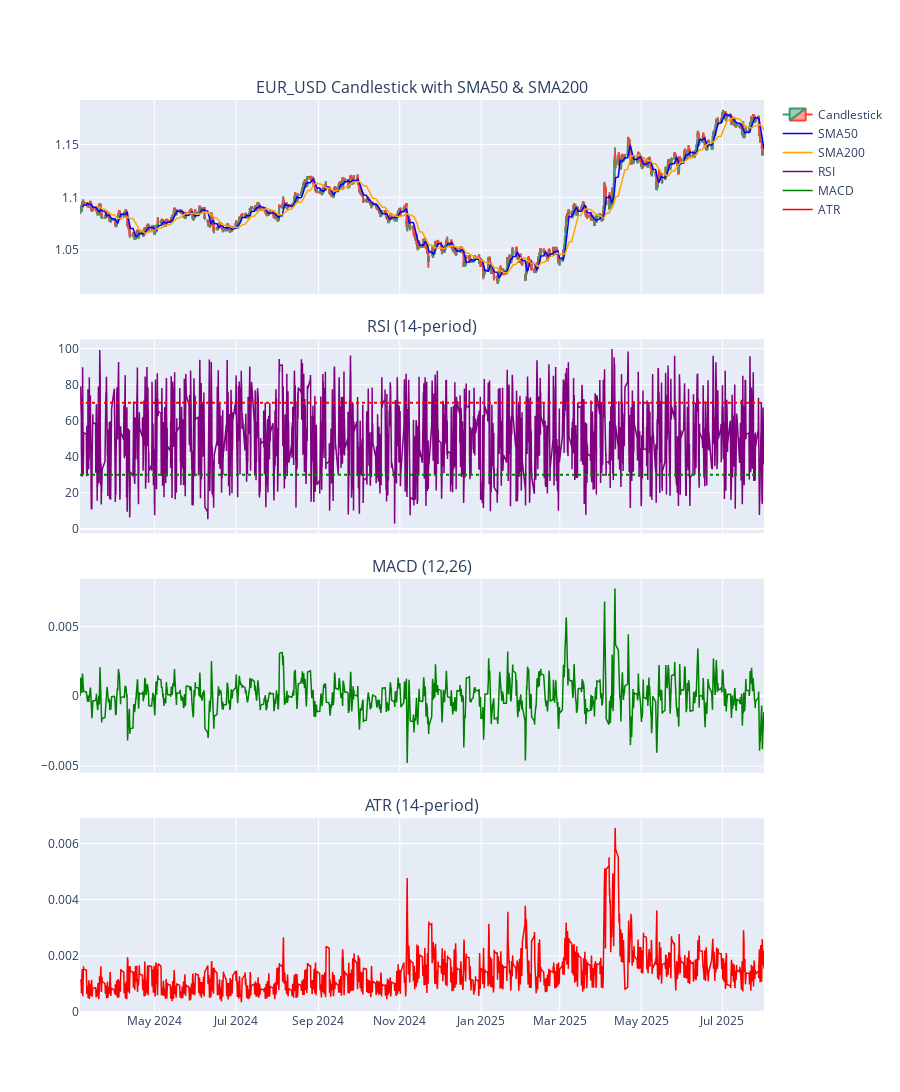

Notebook source saved alongside this figure:
### Markdown cell above
## Section 2: Feature Engineering on Sample Pair
Next, we will:
1. Compute **technical indicators** for ML:
   - SMA50 / SMA200 (trend)
   - RSI (momentum)
   - MACD (trend & momentum)
   - ATR (volatility)
2. Visualize **one comprehensive chart** with:
   - Candlestick + SMA50/SMA200
   - RSI
   - MACD
   - ATR
3. Show a **table of last 10 rows** including indicators

### Code cell
import plotly.graph_objects as go
from plotly.subplots import make_subplots
from src.data_preprocessing import add_indicators

# Add technical indicators
df_features = add_indicators(df_clean)

# Create a 4-row subplot
fig = make_subplots(
    rows=4, cols=1,
    shared_xaxes=True,
    vertical_spacing=0.05,
    subplot_titles=(
        f"{sample_pair} Candlestick with SMA50 & SMA200",
        "RSI (14-period)",
        "MACD (12,26)",
        "ATR (14-period)"
    )
)

# Row 1: Candlestick + SMA
fig.add_trace(go.Candlestick(
    x=df_features['timestamp'],
    open=df_features['open'],
    high=df_features['high'],
    low=df_features['low'],
    close=df_features['close'],
    name='Candlestick'
), row=1, col=1)

fig.add_trace(go.Scatter(
    x=df_features['timestamp'], y=df_features['SMA50'],
    line=dict(color='blue', width=1.5), name='SMA50'
), row=1, col=1)

fig.add_trace(go.Scatter(
    x=df_features['timestamp'], y=df_features['SMA200'],
    line=dict(color='orange', width=1.5), name='SMA200'
), row=1, col=1)

# Row 2: RSI
fig.add_trace(go.Scatter(
    x=df_features['timestamp'], y=df_features['RSI'],
    line=dict(color='purple', width=1.5), name='RSI'
), row=2, col=1)
fig.add_hline(y=70, line_dash="dot", line_color="red", row=2, col=1)
fig.add_hline(y=30, line_dash="dot", line_color="green", row=2, col=1)

# Row 3: MACD
fig.add_trace(go.Scatter(
    x=df_features['timestamp'], y=df_features['MACD'],
    line=dict(color='green', width=1.5), name='MACD'
), row=3, col=1)

# Row 4: ATR
fig.add_trace(go.Scatter(
    x=df_features['timestamp'], y=df_features['ATR'],
    line=dict(color='red', width=1.5), name='ATR'
), row=4, col=1)

fig.update_layout(height=1200, showlegend=True, xaxis_rangeslider_visible=False)
fig.show()

# Display last 10 rows with indicators
display(df_features.tail(10))

### Figure 1 — Plotly figure (JSON) as saved in the notebook; plotly's stock layout.template omitted (floating-point values rounded to 4 significant figures; data arrays with more than 128 entries replaced by an {"elided": "..."} marker saying what was removed)
{"data": [{"close": {"elided": "8759 float values"}, "high": {"elided": "8759 float values"}, "low": {"elided": "8759 float values"}, "name": "Candlestick", "open": {"elided": "8759 float values"}, "type": "candlestick", "x": {"elided": "8759 str values"}, "xaxis": "x", "yaxis": "y"}, {"line": {"color": "blue", "width": 1.5}, "name": "SMA50", "type": "scatter", "x": {"elided": "8759 str values"}, "xaxis": "x", "y": {"elided": "8759 float values"}, "yaxis": "y"}, {"line": {"color": "orange", "width": 1.5}, "name": "SMA200", "type": "scatter", "x": {"elided": "8759 str values"}, "xaxis": "x", "y": {"elided": "8759 float values"}, "yaxis": "y"}, {"line": {"color": "purple", "width": 1.5}, "name": "RSI", "type": "scatter", "x": {"elided": "8759 str values"}, "xaxis": "x2", "y": {"elided": "8759 float values"}, "yaxis": "y2"}, {"line": {"color": "green", "width": 1.5}, "name": "MACD", "type": "scatter", "x": {"elided": "8759 str values"}, "xaxis": "x3", "y": {"elided": "8759 float values"}, "yaxis": "y3"}, {"line": {"color": "red", "width": 1.5}, "name": "ATR", "type": "scatter", "x": {"elided": "8759 str values"}, "xaxis": "x4", "y": {"elided": "8759 float values"}, "yaxis": "y4"}], "layout": {"annotations": [{"font": {"size": 16}, "showarrow": false, "text": "EUR_USD Candlestick with SMA50 & SMA200", "x": 0.5, "xanchor": "center", "xref": "paper", "y": 1, "yanchor": "bottom", "yref": "paper"}, {"font": {"size": 16}, "showarrow": false, "text": "RSI (14-period)", "x": 0.5, "xanchor": "center", "xref": "paper", "y": 0.7375, "yanchor": "bottom", "yref": "paper"}, {"font": {"size": 16}, "showarrow": false, "text": "MACD (12,26)", "x": 0.5, "xanchor": "center", "xref": "paper", "y": 0.475, "yanchor": "bottom", "yref": "paper"}, {"font": {"size": 16}, "showarrow": false, "text": "ATR (14-period)", "x": 0.5, "xanchor": "center", "xref": "paper", "y": 0.2125, "yanchor": "bottom", "yref": "paper"}], "height": 1200, "shapes": [{"line": {"color": "red", "dash": "dot"}, "type": "line", "x0": 0, "x1": 1, "xref": "x2 domain", "y0": 70, "y1": 70, "yref": "y2"}, {"line": {"color": "green", "dash": "dot"}, "type": "line", "x0": 0, "x1": 1, "xref": "x2 domain", "y0": 30, "y1": 30, "yref": "y2"}], "showlegend": true, "xaxis": {"anchor": "y", "domain": [0, 1], "matches": "x4", "rangeslider": {"visible": false}, "showticklabels": false}, "xaxis2": {"anchor": "y2", "domain": [0, 1], "matches": "x4", "showticklabels": false}, "xaxis3": {"anchor": "y3", "domain": [0, 1], "matches": "x4", "showticklabels": false}, "xaxis4": {"anchor": "y4", "domain": [0, 1]}, "yaxis": {"anchor": "x", "domain": [0.7875, 1]}, "yaxis2": {"anchor": "x2", "domain": [0.525, 0.7375]}, "yaxis3": {"anchor": "x3", "domain": [0.2625, 0.475]}, "yaxis4": {"anchor": "x4", "domain": [0, 0.2125]}}}
